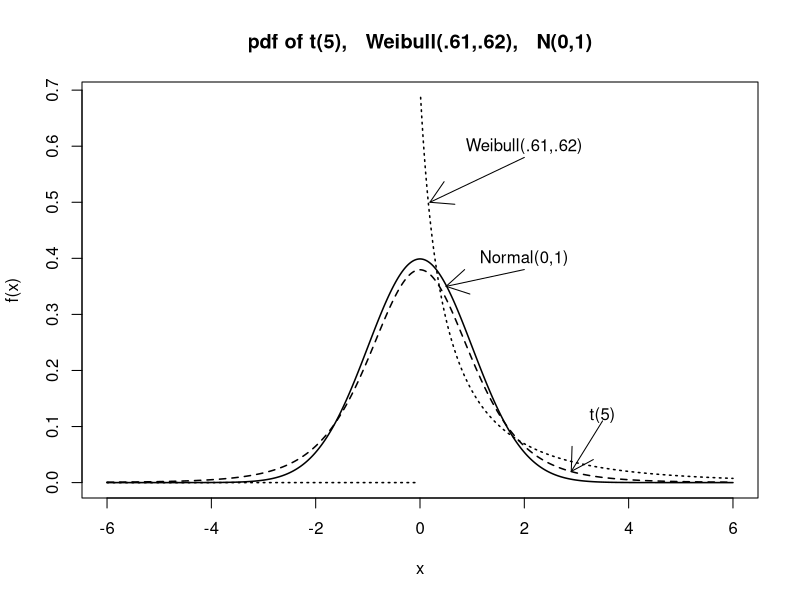

This chart was generated by the following R code:
x = seq(-6,6,length=500)
x1 =seq(.3,6,length=250)
x1=c(seq(-6,0,length=250),x1)
z = dnorm(x)
t = dt(x,5)
w=dweibull(x1,.61,.62)
y = cbind(z,t,w)

#postscript("u:/meth1/psfiles/pdf_norm_t_Weibull.ps",height=8,horizontal=F)

matplot(x,y,type="l",col="black",main="pdf of t(5),   Weibull(.61,.62),   N(0,1)",lwd=1.5,
ylab="f(x)",xlab="x",lty=c(1,2,3))
#legend(-5,0.68,c("N(0,1)", "t(5)", "Weibull(.61,.62)"),lty=c(1,2,3),lwd=1.5)
arrows(2,.58,.19,.5)
text(2,.6,"Weibull(.61,.62)")
arrows(2,.38,0.5,.35)
text(2,.4,"Normal(0,1)")
arrows(3.5,.11,2.9,.02)
text(3.5,.12,"t(5)")




#graphics.off()
 



